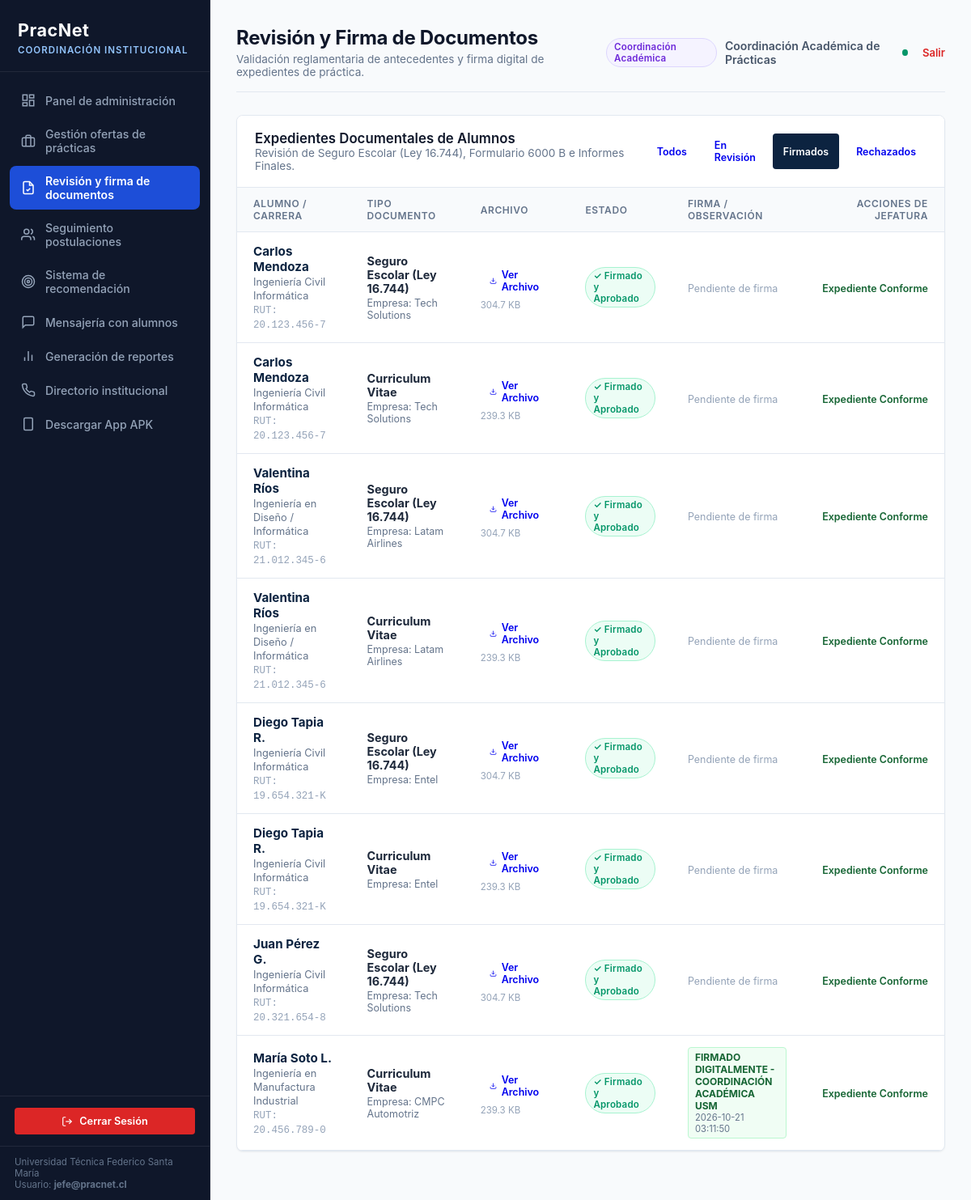
Page /admin/documentos?estado=Aprobado (signed in) on the committed database.
### tables this page shows
CREATE TABLE documento_practica (
            id INTEGER PRIMARY KEY AUTOINCREMENT,
            estudiante_id INTEGER NOT NULL REFERENCES estudiante(id) ON DELETE CASCADE,
            postulacion_id INTEGER REFERENCES postulacion(id) ON DELETE SET NULL,
            tipo_documento TEXT NOT NULL,
            nombre_archivo TEXT NOT NULL,
            ruta_archivo TEXT NOT NULL,
            tamano_bytes INTEGER,
            estado_validacion TEXT DEFAULT 'Pendiente',
            fecha_subida TIMESTAMP DEFAULT CURRENT_TIMESTAMP
        , observacion TEXT, firmado_por TEXT, fecha_firma TIMESTAMP);

CREATE TABLE estudiante (
            id INTEGER PRIMARY KEY AUTOINCREMENT,
            usuario_id INTEGER UNIQUE REFERENCES usuario(id) ON DELETE CASCADE,
            nombre TEXT NOT NULL,
            apellido TEXT,
            rut TEXT UNIQUE NOT NULL,
            correo_institucional TEXT NOT NULL,
            carrera TEXT NOT NULL,
            universidad TEXT DEFAULT 'Universidad Técnica Federico Santa María',
            sede TEXT DEFAULT 'Campus San Joaquín',
            ano_ingreso INTEGER DEFAULT 2022,
            semestre_actual INTEGER DEFAULT 8,
            avance_malla INTEGER DEFAULT 75,
            creditos_totales INTEGER DEFAULT 180,
            es_primera_practica INTEGER DEFAULT 1,
            habilidades TEXT,
            ubicacion TEXT DEFAULT 'Santiago, Chile',
            telefono TEXT DEFAULT '+56 9 1234 5678'
        );

CREATE TABLE empresa (
            id INTEGER PRIMARY KEY AUTOINCREMENT,
            usuario_id INTEGER REFERENCES usuario(id) ON DELETE SET NULL,
            nombre TEXT NOT NULL,
            area TEXT NOT NULL,
            direccion TEXT,
            correo_contacto TEXT,
            rut TEXT UNIQUE,
            convenio_vigente INTEGER DEFAULT 1,
            tasa_retencion INTEGER DEFAULT 35
        );

### app/routes_admin.py (the view)
@admin_bp.route('/documentos')
def documentos():
    estado_filtro = request.args.get('estado', '')
    with get_db() as conn:
        cursor = conn.cursor()
        query = """
            SELECT d.*, e.nombre as est_nombre, e.apellido as est_apellido, e.rut as est_rut, e.carrera as est_carrera,
                   o.titulo as oferta_titulo, emp.nombre as empresa_nombre
            FROM documento_practica d
            JOIN estudiante e ON d.estudiante_id = e.id
            LEFT JOIN postulacion p ON d.postulacion_id = p.id
            LEFT JOIN oferta_practica o ON p.oferta_practica_id = o.id
            LEFT JOIN empresa emp ON o.empresa_id = emp.id
        """
        params = []
        if estado_filtro:
            query += " WHERE d.estado_validacion = ?"
            params.append(estado_filtro)
        query += " ORDER BY d.id DESC"
        cursor.execute(query, tuple(params))
        documentos_lista = cursor.fetchall()
    return render_template('admin/documentos.html', documentos=documentos_lista, estado_filtro=estado_filtro)

### app/__init__.py (called while the page is built)
def create_app():
    app = Flask(__name__)
    app.config.from_object(Config)
    os.makedirs(app.config['UPLOAD_FOLDER'], exist_ok=True)
    init_db()
    from app.auth import auth_bp
    from app.routes_admin import admin_bp
    from app.routes_student import student_bp
    from app.routes_empresa import empresa_bp
    app.register_blueprint(auth_bp)
    app.register_blueprint(admin_bp)
    app.register_blueprint(student_bp)
    app.register_blueprint(empresa_bp)
    @app.route('/')
    def index():
        return redirect(url_for('auth.login'))
    @app.errorhandler(404)
    def page_not_found(e):
        return render_template('404.html'), 404
    @app.errorhandler(500)
    def internal_server_error(e):
        return render_template('500.html'), 500
    @app.after_request
    def apply_security_headers(response):
        return add_security_headers(response)
    return app

### app/database.py (called while the page is built)
def get_db_connection():
    conn = sqlite3.connect(Config.DATABASE_PATH)
    conn.row_factory = sqlite3.Row
    conn.execute("PRAGMA foreign_keys = ON;")
    return conn

@contextmanager
def get_db():
    conn = get_db_connection()
    try:
        yield conn
        conn.commit()
    except Exception as e:
        conn.rollback()
        raise e
    finally:
        conn.close()

### app/routes_admin.py (called while the page is built)
@admin_bp.before_request
@role_required(['admin', 'jefe_carrera'])
def restrict_admin():
    pass

### app/security.py (called while the page is built)
def role_required(allowed_roles):
    def decorator(f):
        @wraps(f)
        def decorated_function(*args, **kwargs):
            if 'user_id' not in session:
                flash('Por favor inicia sesión.', 'warning')
                return redirect(url_for('auth.login'))
            if session.get('rol') not in allowed_roles:
                flash('No tienes permisos suficientes para acceder a este módulo.', 'danger')
                return redirect(url_for('auth.unauthorized'))
            return f(*args, **kwargs)
        return decorated_function
    return decorator

def add_security_headers(response):
    response.headers['X-Content-Type-Options'] = 'nosniff'
    response.headers['X-Frame-Options'] = 'SAMEORIGIN'
    response.headers['X-XSS-Protection'] = '1; mode=block'
    response.headers['Referrer-Policy'] = 'strict-origin-when-cross-origin'
    return response

### app/templates/admin/documentos.html (shortened to what this page needs)
{% extends 'base.html' %}
{% block admin_title %}
<h1>Revisión y Firma de Documentos</h1>
<p>Validación reglamentaria de antecedentes y firma digital de expedientes de práctica.</p>
{% endblock %}
{% block content %}
<div class="table-card">
  <div class="table-header">
    <div>
      <h3>Expedientes Documentales de Alumnos</h3>
      <p style="color: var(--text-muted); font-size: 0.85rem;">Revisión de Seguro Escolar (Ley 16.744), Formulario 6000 B e Informes Finales.</p>
    </div>
    <div style="display: flex; gap: 8px;">
      <a href="{{ url_for('admin.documentos') }}" class="btn {% if not estado_filtro %}btn-primary{% else %}btn-outline{% endif %}" style="font-size: 0.78rem; padding: 6px 12px;">Todos</a>
      <a href="{{ url_for('admin.documentos', estado='En Revisión') }}" class="btn {% if estado_filtro == 'En Revisión' %}btn-primary{% else %}btn-outline{% endif %}" style="font-size: 0.78rem; padding: 6px 12px;">En Revisión</a>
      <a href="{{ url_for('admin.documentos', estado='Aprobado') }}" class="btn {% if estado_filtro == 'Aprobado' %}btn-primary{% else %}btn-outline{% endif %}" style="font-size: 0.78rem; padding: 6px 12px;">Firmados</a>
      <a href="{{ url_for('admin.documentos', estado='Rechazado') }}" class="btn {% if estado_filtro == 'Rechazado' %}btn-primary{% else %}btn-outline{% endif %}" style="font-size: 0.78rem; padding: 6px 12px;">Rechazados</a>
    </div>
  </div>
  {% if documentos %}
  <table class="data-table">
    <thead>
      <tr>
        <th>ALUMNO / CARRERA</th>
        <th>TIPO DOCUMENTO</th>
        <th>ARCHIVO</th>
        <th>ESTADO</th>
        <th>FIRMA / OBSERVACIÓN</th>
        <th style="text-align: right;">ACCIONES DE JEFATURA</th>
      </tr>
    </thead>
    <tbody>
      {% for d in documentos %}
      <tr>
        <td>
          <strong style="color: var(--primary-navy); font-size: 0.95rem;">{{ d.est_nombre }} {{ d.est_apellido }}</strong><br>
          <span style="color: #64748b; font-size: 0.8rem;">{{ d.est_carrera }}</span><br>
          <span style="font-family: monospace; font-size: 0.78rem; color: #94a3b8;">RUT: {{ d.est_rut }}</span>
        </td>
        <td>
          <strong style="color: #1e293b; font-size: 0.9rem;">
            {% if d.tipo_documento == 'seguro_escolar' %}
              Seguro Escolar (Ley 16.744)
            {% elif d.tipo_documento == 'formulario_6000b' %}
              Formulario 6000 B
            {% elif d.tipo_documento == 'carta_aceptacion' %}
              Carta de Aceptación Empresa
            {% elif d.tipo_documento == 'informe_final' %}
              Informe Final de Práctica
            {% elif d.tipo_documento == 'curriculum' %}
              Curriculum Vitae
            {% else %}
              {{ d.tipo_documento }}
            {% endif %}
          </strong>
          {% if d.empresa_nombre %}
            <div style="font-size: 0.78rem; color: #64748b; margin-top: 2px;">
              Empresa: {{ d.empresa_nombre }}
            </div>
          {% endif %}
        </td>
        <td>
          <a href="{{ url_for('admin.descargar_documento_admin', doc_id=d.id) }}" class="btn btn-outline" style="padding: 4px 10px; font-size: 0.78rem; display: inline-flex; align-items: center; gap: 6px;">
            <svg width="12" height="12" viewBox="0 0 24 24" fill="none" stroke="currentColor" stroke-width="2"><path d="M21 15v4a2 2 0 0 1-2 2H5a2 2 0 0 1-2-2v-4"/><polyline points="7 10 12 15 17 10"/><line x1="12" y1="15" x2="12" y2="3"/></svg>
            <span>Ver Archivo</span>
          </a>
          <div style="font-size: 0.72rem; color: #94a3b8; margin-top: 3px;">
            {{ (d.tamano_bytes / 1024)|round(1) if d.tamano_bytes else '120' }} KB
          </div>
        </td>
        <td>
          {% if d.estado_validacion == 'Aprobado' %}
            <span class="badge badge-success">✓ Firmado y Aprobado</span>
          {% elif d.estado_validacion == 'Rechazado' %}
            <span class="badge badge-danger">✗ Rechazado</span>
          {% else %}
            <span class="badge badge-warning">● En Revisión</span>
          {% endif %}
        </td>
        <td style="max-width: 220px;">
          {% if d.firmado_por %}
            <div style="font-size: 0.75rem; color: #166534; background: #f0fdf4; border: 1px solid #bbf7d0; padding: 4px 8px; border-radius: 4px;">
              <strong>{{ d.firmado_por }}</strong>
              <div style="color: #64748b; font-size: 0.7rem;">{{ d.fecha_firma }}</div>
            </div>
          {% elif d.observacion %}
            <div style="font-size: 0.75rem; color: #991b1b; background: #fef2f2; border: 1px solid #fecaca; padding: 4px 8px; border-radius: 4px;">
              <em>"{{ d.observacion }}"</em>
            </div>
          {% else %}
            <span style="font-size: 0.78rem; color: #94a3b8;">Pendiente de firma</span>
          {% endif %}
        </td>
        <td style="text-align: right; white-space: nowrap;">
          {% if d.estado_validacion != 'Aprobado' %}
            <form method="POST" action="{{ url_for('admin.firmar_documento', doc_id=d.id) }}" style="display: inline-block; margin: 0;">
              <button type="submit" class="btn btn-success" style="padding: 6px 12px; font-size: 0.8rem; display: inline-flex; align-items: center; gap: 4px;">
                <svg width="13" height="13" viewBox="0 0 24 24" fill="none" stroke="currentColor" stroke-width="2.5"><polyline points="20 6 9 17 4 12"/></svg>
                <span>Firmar y Aprobar</span>
              </button>
            </form>
            <button type="button" onclick="abrirRechazo('{{ d.id }}', '{{ d.est_nombre }} {{ d.est_apellido }}', '{{ d.tipo_documento }}')" class="btn btn-danger" style="padding: 6px 10px; font-size: 0.8rem; display: inline-flex; align-items: center; gap: 4px;">
              <svg width="13" height="13" viewBox="0 0 24 24" fill="none" stroke="currentColor" stroke-width="2.5"><line x1="18" y1="6" x2="6" y2="18"/><line x1="6" y1="6" x2="18" y2="18"/></svg>
              <span>Rechazar</span>
            </button>
          {% else %}
            <span style="font-size: 0.78rem; color: #166534; font-weight: 600;">Expediente Conforme</span>
          {% endif %}
        </td>
      </tr>
      {% endfor %}
    </tbody>
  </table>
  {% endif %}
</div>
{% endblock %}

### app/static/css/pracnet.css (style rules this page uses)
:root { --primary-navy: #0c2340; --primary-slate: #0f172a; --primary-surface: #1e293b; --accent-blue: #1d4ed8; --accent-blue-light: #eff6ff; --accent-gold: #b45309; --accent-gold-light: #fef3c7; --success-green: #059669; --success-light: #ecfdf5; --warning-amber: #d97706; --danger-red: #dc2626; --danger-light: #fef2f2; --bg-page: #f8fafc; --card-bg: #ffffff; --text-primary: #0f172a; --text-secondary: #475569; --text-muted: #64748b; --border-subtle: #e2e8f0; --border-strong: #cbd5e1; --sidebar-width: 260px; --radius-sm: 4px; --radius-md: 8px; --radius-lg: 12px; --shadow-sm: 0 1px 2px 0 rgb(0 0 0 / 0.05); --shadow-md: 0 4px 6px -1px rgb(0 0 0 / 0.07), 0 2px 4px -2px rgb(0 0 0 / 0.07); --shadow-lg: 0 10px 15px -3px rgb(0 0 0 / 0.08), 0 4px 6px -4px rgb(0 0 0 / 0.04); }
* { box-sizing: border-box; margin: 0; padding: 0; font-family: -apple-system, BlinkMacSystemFont, "Segoe UI", Roboto, "Helvetica Neue", Arial, sans-serif; }
body { background-color: var(--bg-page); color: var(--text-primary); min-height: 100vh; display: flex; flex-direction: column; -webkit-font-smoothing: antialiased; }
.content-header h1 { font-size: 1.5rem; font-weight: 700; color: var(--text-primary); letter-spacing: -0.3px; }
.content-header p { font-size: 0.85rem; color: var(--text-muted); margin-top: 4px; }
.table-card { background: var(--card-bg); border-radius: var(--radius-md); border: 1px solid var(--border-subtle); box-shadow: var(--shadow-sm); overflow: hidden; margin-bottom: 28px; }
.table-header { padding: 18px 22px; display: flex; justify-content: space-between; align-items: center; border-bottom: 1px solid var(--border-subtle); background: #ffffff; }
.table-header h3 { font-size: 1.05rem; font-weight: 600; color: var(--text-primary); }
.data-table { width: 100%; border-collapse: collapse; }
.data-table th { background-color: #f8fafc; color: var(--text-muted); font-size: 0.75rem; font-weight: 600; text-transform: uppercase; letter-spacing: 0.6px; text-align: left; padding: 12px 20px; border-bottom: 1px solid var(--border-subtle); }
.data-table td { padding: 14px 20px; border-bottom: 1px solid var(--border-subtle); font-size: 0.88rem; color: var(--text-secondary); }
.badge { display: inline-flex; align-items: center; gap: 4px; padding: 3px 9px; border-radius: 9999px; font-size: 0.72rem; font-weight: 600; letter-spacing: 0.2px; }
.badge-success { background: var(--success-light); color: var(--success-green); border: 1px solid #a7f3d0; }
.btn { display: inline-flex; align-items: center; justify-content: center; gap: 8px; font-weight: 600; padding: 8px 16px; border-radius: var(--radius-sm); border: 1px solid transparent; cursor: pointer; text-decoration: none; font-size: 0.88rem; transition: all 0.15s ease-in-out; }
.btn-primary { background-color: var(--primary-navy); color: #ffffff; }

### rows in the picture
documento_practica: est_nombre "Carlos", est_apellido "Mendoza", est_carrera "Ingeniería Civil Informática", est_rut "20.123.456-7", tipo_documento "Seguro Escolar (Ley 16.744)", empresa_nombre "Tech Solutions", tamano_bytes "304.7", estado_validacion "✓ Firmado y Aprobado", shows "Pendiente de firma"
documento_practica: est_nombre "Carlos", est_apellido "Mendoza", est_carrera "Ingeniería Civil Informática", est_rut "20.123.456-7", tipo_documento "Curriculum Vitae", empresa_nombre "Tech Solutions", tamano_bytes "239.3", estado_validacion "✓ Firmado y Aprobado", shows "Pendiente de firma"
documento_practica: est_nombre "Valentina", est_apellido "Ríos", est_carrera "Ingeniería en Diseño / Informática", est_rut "21.012.345-6", tipo_documento "Seguro Escolar (Ley 16.744)", empresa_nombre "Latam Airlines", tamano_bytes "304.7", estado_validacion "✓ Firmado y Aprobado", shows "Pendiente de firma"
documento_practica: est_nombre "Valentina", est_apellido "Ríos", est_carrera "Ingeniería en Diseño / Informática", est_rut "21.012.345-6", tipo_documento "Curriculum Vitae", empresa_nombre "Latam Airlines", tamano_bytes "239.3", estado_validacion "✓ Firmado y Aprobado", shows "Pendiente de firma"
documento_practica: est_nombre "Diego", est_apellido "Tapia R.", est_carrera "Ingeniería Civil Informática", est_rut "19.654.321-K", tipo_documento "Seguro Escolar (Ley 16.744)", empresa_nombre "Entel", tamano_bytes "304.7", estado_validacion "✓ Firmado y Aprobado", shows "Pendiente de firma"
documento_practica: est_nombre "Diego", est_apellido "Tapia R.", est_carrera "Ingeniería Civil Informática", est_rut "19.654.321-K", tipo_documento "Curriculum Vitae", empresa_nombre "Entel", tamano_bytes "239.3", estado_validacion "✓ Firmado y Aprobado", shows "Pendiente de firma"
documento_practica: est_nombre "Juan", est_apellido "Pérez G.", est_carrera "Ingeniería Civil Informática", est_rut "20.321.654-8", tipo_documento "Seguro Escolar (Ley 16.744)", empresa_nombre "Tech Solutions", tamano_bytes "304.7", estado_validacion "✓ Firmado y Aprobado", shows "Pendiente de firma"
documento_practica: est_nombre "María", est_apellido "Soto L.", est_carrera "Ingeniería en Manufactura Industrial", est_rut "20.456.789-0", tipo_documento "Curriculum Vitae", empresa_nombre "CMPC Automotriz", tamano_bytes "239.3", estado_validacion "✓ Firmado y Aprobado", firmado_por "FIRMADO DIGITALMENTE - COORDINACIÓN ACADÉMICA USM", fecha_firma "2026-10-21 03:11:50"

### other values in the picture
{{ session.get('email') }} "jefe@pracnet.cl"
{{ session.get('nombre') }} "Coordinación Académica de Prácticas"
